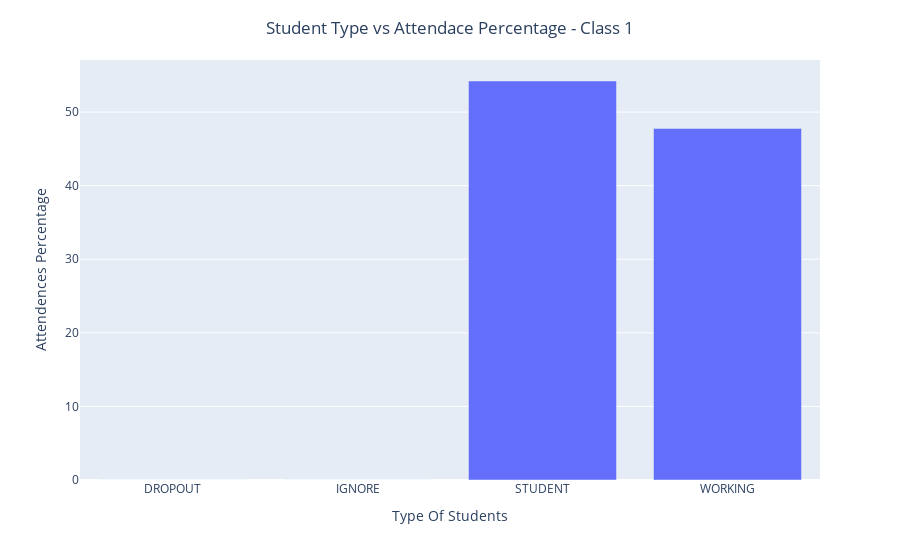

Write notebook code for a chart like this one.
### Code cell
# for class 1

fig = px.bar(a_1, x='student_type', y='attendance_perc')
fig.update_layout(uniformtext_minsize=8, uniformtext_mode='hide', title={
        'text': "Student Type vs Attendace Percentage - Class 1",
        'y':0.96,
        'x':0.5,
        'xanchor': 'center',
        'yanchor': 'top'},
        xaxis_title="Type Of Students",
        yaxis_title="Attendences Percentage",)
fig.show()

### Figure 1 — Plotly figure (JSON) as saved in the notebook; plotly's stock layout.template omitted (floating-point values rounded to 4 significant figures)
{"data": [{"alignmentgroup": "True", "hovertemplate": "student_type=%{x}<br>attendance_perc=%{y}<extra></extra>", "legendgroup": "", "marker": {"color": "#636efa", "pattern": {"shape": ""}}, "name": "", "offsetgroup": "", "orientation": "v", "showlegend": false, "textposition": "auto", "type": "bar", "x": ["DROPOUT", "IGNORE", "STUDENT", "WORKING"], "xaxis": "x", "y": [0, 0, 54.22, 47.78], "yaxis": "y"}], "layout": {"barmode": "relative", "legend": {"tracegroupgap": 0}, "margin": {"t": 60}, "title": {"text": "Student Type vs Attendace Percentage - Class 1", "x": 0.5, "xanchor": "center", "y": 0.96, "yanchor": "top"}, "uniformtext": {"minsize": 8, "mode": "hide"}, "xaxis": {"anchor": "y", "domain": [0, 1], "title": {"text": "Type Of Students"}}, "yaxis": {"anchor": "x", "domain": [0, 1], "title": {"text": "Attendences Percentage"}}}}
